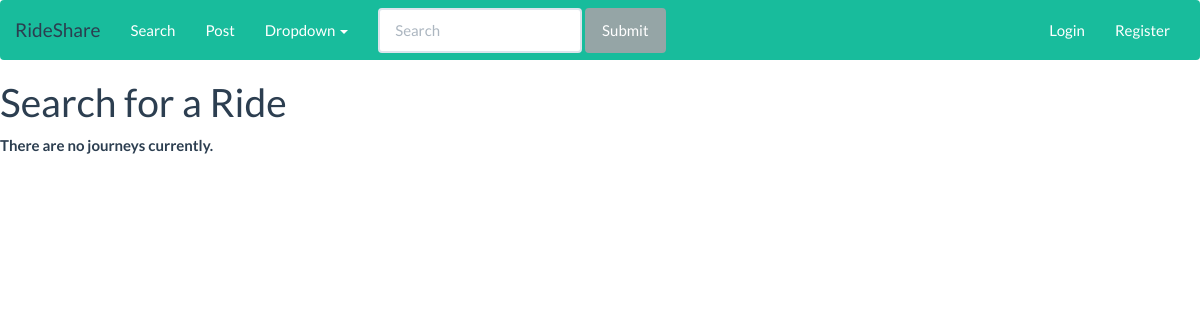
Page /search_ride on the earlier database version.
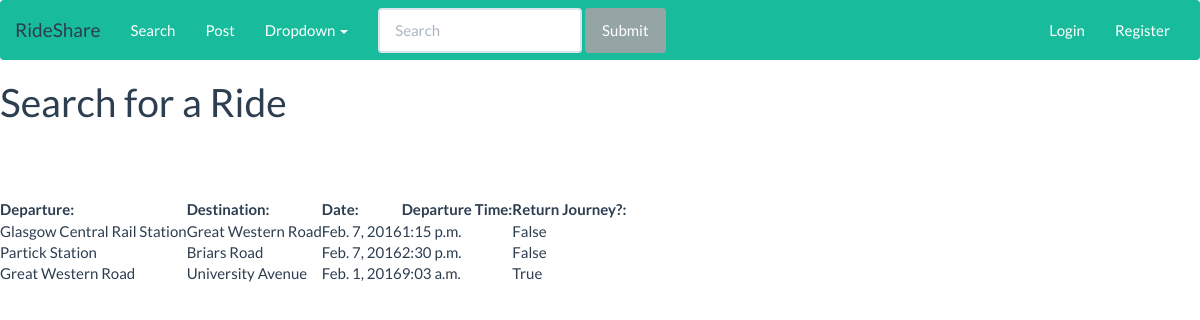
Same page on the later database version.
### rideshare/models.py (models this page shows)
class Journey(models.Model):
    departure = models.CharField(max_length=30)
    destination = models.CharField(max_length=30)
    travelling_date = models.DateField(null = True)
    travelling_time = models.TimeField(null = True)
    is_return = models.BooleanField(default=False)
    class Meta:
        db_table = "journey"

### rideshare/views.py (the view)
# urls.py: url(r'^search_ride', views.search_ride, name='search_ride'),
def search_ride(request):
    journey_list = Journey.objects.order_by('-travelling_date', 'travelling_time')
    context_dict = {'journeys': journey_list}
    return render(request, 'rideshare/searchRide.html', context_dict)

### templates/rideshare/searchRide.html (shortened to what this page needs)
<!DOCTYPE html>
{% extends 'rideshare/base.html' %}
{% block body_block %}
	<h1>Search for a Ride</h1>
	{% if journeys %}
		<table>
			<tr>
				<th>Departure: </th>
				<th>Destination: </th>
				<th>Date: </th>
				<th>Departure Time: </th>
				<th>Return Journey?: </th>
			</tr>
			{% for journey in journeys %}
			<tr>
					<td>{{ journey.departure }}</td>
					<td>{{ journey.destination }}</td>
					<td>{{ journey.travelling_date }}</td>
					<td>{{ journey.travelling_time }}</td>
					<td>{{ journey.is_return }}</td>
			</tr>
			{% endfor %}
		</table>
    {% else %}
        <strong>There are no journeys currently.</strong>
    {% endif %}
{% endblock %}

### templates/rideshare/base.html (shortened to what this page needs)
<!DOCTYPE html>
<html>
    <head>
	<link rel="stylesheet" href="../../static/CSS/style.css" />
    </head>
    <body>
		<nav class="navbar navbar-inverse">
		  <div class="container-fluid">
			<div class="navbar-header">
			  <a class="navbar-brand" href="/rideshare/">RideShare <span class="sr-only">(current)</span></a>
			</div>
			<div class="collapse navbar-collapse" id="bs-example-navbar-collapse-2">
			  <ul class="nav navbar-nav">
				<li><a href="/search_ride/">Search </a></li>
				<li><a href="/rideshare/post_ride/">Post</a></li>
				<li class="dropdown">
				  <a href="#" class="dropdown-toggle" data-toggle="dropdown" role="button" aria-expanded="false">Dropdown <span class="caret"></span></a>
				</li>
			  </ul>
			  <form class="navbar-form navbar-left" role="search">
				<div class="form-group">
				  <input type="text" class="form-control" placeholder="Search">
				</div>
				<button type="submit" class="btn btn-default">Submit</button>
			  </form>
			  {% if user.is_authenticated %}
			  <ul class="nav navbar-nav navbar-right">
                <li><a>{{user.username}}</a></li>
				<li><a href="/rideshare/logout/">Logout</a></li>
			  </ul>
			  {% else %}
			  <ul class="nav navbar-nav navbar-right">
				<li><a href="/rideshare/login/">Login</a></li>
				<li><a href="/rideshare/register/">Register</a></li>
			  </ul>
			  {% endif %}
			</div>
		  </div>
		</nav>
		<div>
			{% block body_block %}{% endblock %}
		</div>
    </body>
</html>

Differences in the rows shown:
added Journey: departure "Glasgow Central Rail Station", destination "Great Western Road", travelling_date "Feb. 7, 2016", travelling_time "1:15 p.m.", is_return "False"
added Journey: departure "Partick Station", destination "Briars Road", travelling_date "Feb. 7, 2016", travelling_time "2:30 p.m.", is_return "False"
added Journey: departure "Great Western Road", destination "University Avenue", travelling_date "Feb. 1, 2016", travelling_time "9:03 a.m.", is_return "True"
Other differences:
text no longer shown: "There are no journeys currently."
text now shown: "Departure: Destination: Date: Departure Time: Return Journey?:"
